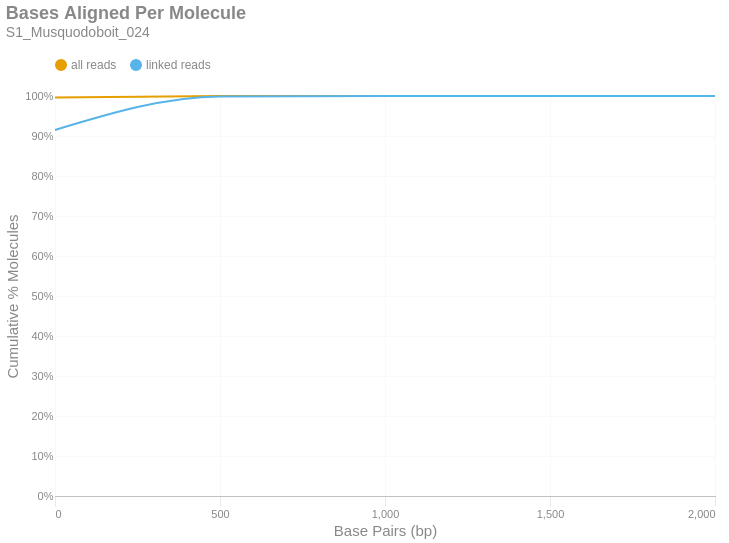

This figure's notebook cell:
### Markdown cell above
### Bases Aligned Per Molecule
This is a cumulative frequency distribution showing the number of base pairs aligned per unique molecule. These data are shown in 500 bp bins. There are two distributions: one with `all reads` (yellow) and another with only `linked reads` (blue). The percent of molecules in the `linked reads` distribution is relative to the total number of linked molecules.

### Code cell
if SKIPLR:
    print_html(f"Skipped")
else:
    binned_df = consolidated_hist(valids['aligned_bp'], mask, 500, True)
    with SafeRender(binned_df):
        (
            density_plot(binned_df, 'Bases Aligned Per Molecule', samplename, 'basesper')
            .encode(
                x=alt.X('bin:Q', title="Base Pairs (bp)").axis(tickMinStep=500).scale(padding=0),
                y=alt.Y('value:Q', title='Cumulative % Molecules')
                    .axis(format='%')
                    .scale(domain = [0,1])
                    .stack(False),
                color=alt.Color("key:N").scale(domain = ["all reads", "linked reads"]),
                tooltip = [
                    alt.Tooltip("key:N", title = "Data Type"),
                    alt.Tooltip("range_label:N", title="Bases Aligned Per Molecule"),
                    alt.Tooltip("value:Q", format = ".2%", title="% Molecules (Cum.)")
                ]
            )
        ).display()

### Figure 1 — Vega-Lite specification as saved in the notebook (floating-point values rounded to 4 significant figures)
{"width": "container", "height": 400, "config": {"title": {"anchor": "start", "dy": -15, "fontSize": 18, "color": "#888888", "subtitleColor": "#888888", "subtitleFontSize": 14}, "arc": {"fill": "#0072B2"}, "axis": {"domainColor": "#888888", "domainWidth": 0.5, "gridWidth": 0.2, "grid": false, "titleFontWeight": 400, "titleFontSize": 15, "labelFontSize": 11, "labelColor": "#888888", "tickColor": "#888888", "tickWidth": 0.2, "titleColor": "#888888"}, "axisBand": {"grid": false}, "axisX": {"grid": true, "tickSize": 10, "domainCap": "round"}, "axisY": {"domain": false, "grid": true, "tickSize": 0, "domainCap": "round"}, "background": "transparent", "header": {"labelFontSize": 15, "labelColor": "#888888", "titleFontSize": 15, "titleFontWeight": 600, "titleColor": "#888888"}, "legend": {"labelFont": "sans-serif", "labelFontSize": 12, "labelColor": "#888888", "symbolSize": 100, "symbolType": "circle", "titleFontSize": 12, "titlePadding": 10, "titleColor": "#888888", "title": null, "orient": "top"}, "range": {"category": ["#E69F00", "#56B4E9", "#009E73", "#F0E442", "#0072B2", "#D55E00", "#CC79A7", "#000000"], "diverging": ["#cfe8f3", "#a2d4ec", "#73bfe2", "#46abdb", "#1696d2", "#12719e"]}, "area": {"fill": "#0072B2", "fillOpacity": 0.7, "line": true, "strokeOpacity": 0.7}, "line": {"color": "#0072B2", "stroke": "#0072B2", "strokeWidth": 2}, "trail": {"color": "#0072B2", "stroke": "#0072B2", "strokeWidth": 0, "size": 1}, "point": {"filled": true, "fillOpacity": 1.0, "size": 95}, "text": {"color": "#888888", "fontSize": 11, "align": "right", "fontWeight": 400, "size": 11}, "bar": {"fill": "#0072B2", "stroke": null}, "view": {"stroke": null, "continuousWidth": 660, "continuousHeight": 400}}, "data": {"name": "data-0d67472a58fa65ae33eb16a51b754632"}, "mark": {"type": "line", "interpolate": "monotone", "point": {"opacity": 0, "size": 275}}, "encoding": {"color": {"field": "key", "scale": {"domain": ["all reads", "linked reads"]}, "type": "nominal"}, "tooltip": [{"field": "key", "title": "Data Type", "type": "nominal"}, {"field": "range_label", "title": "Bases Aligned Per Molecule", "type": "nominal"}, {"field": "value", "format": ".2%", "title": "% Molecules (Cum.)", "type": "quantitative"}], "x": {"axis": {"tickMinStep": 500}, "field": "bin", "scale": {"padding": 0}, "title": "Base Pairs (bp)", "type": "quantitative"}, "y": {"axis": {"format": "%"}, "field": "value", "scale": {"domain": [0, 1]}, "stack": false, "title": "Cumulative % Molecules", "type": "quantitative"}}, "params": [{"name": "param_c36ac31b6afebe62", "select": {"type": "point", "fields": ["key"]}, "bind": "legend"}], "title": {"text": "Bases Aligned Per Molecule", "subtitle": "S1_Musquodoboit_024"}, "transform": [{"fold": ["all reads (cumsum)", "linked reads (cumsum)"]}, {"calculate": "replace(datum.key, ' (cumsum)', '')", "as": "key"}, {"filter": {"param": "param_c36ac31b6afebe62"}}], "usermeta": {"embedOptions": {"downloadFileName": "S1_Musquodoboit_024.basesper"}}, "$schema": "https://vega.github.io/schema/vega-lite/v6.1.0.json", "datasets": {"data-0d67472a58fa65ae33eb16a51b754632": [{"bin": "0.0", "interval": "0.0-500.0", "all reads": 0.9962, "linked reads": 0.9151, "all reads (cumsum)": 0.9962, "linked reads (cumsum)": 0.9151, "range_label": "0-499"}, {"bin": "500.0", "interval": "500.0-1000.0", "all reads": 0.003711, "linked reads": 0.0838, "all reads (cumsum)": 0.9999, "linked reads (cumsum)": 0.9989, "range_label": "500-999"}, {"bin": "1000.0", "interval": "1000.0-1500.0", "all reads": 6.662e-05, "linked reads": 0.001068, "all reads (cumsum)": 1.0, "linked reads (cumsum)": 1.0, "range_label": "1000-1499"}, {"bin": "1500.0", "interval": "1500.0-2000.0", "all reads": 9.449e-07, "linked reads": 1.213e-05, "all reads (cumsum)": 1.0, "linked reads (cumsum)": 1.0, "range_label": "1500-1999"}, {"bin": "2000.0", "interval": "2000.0-2500.0", "all reads": 9.449e-07, "linked reads": 0.0, "all reads (cumsum)": 1.0, "linked reads (cumsum)": 1.0, "range_label": "2000-2499"}]}}
